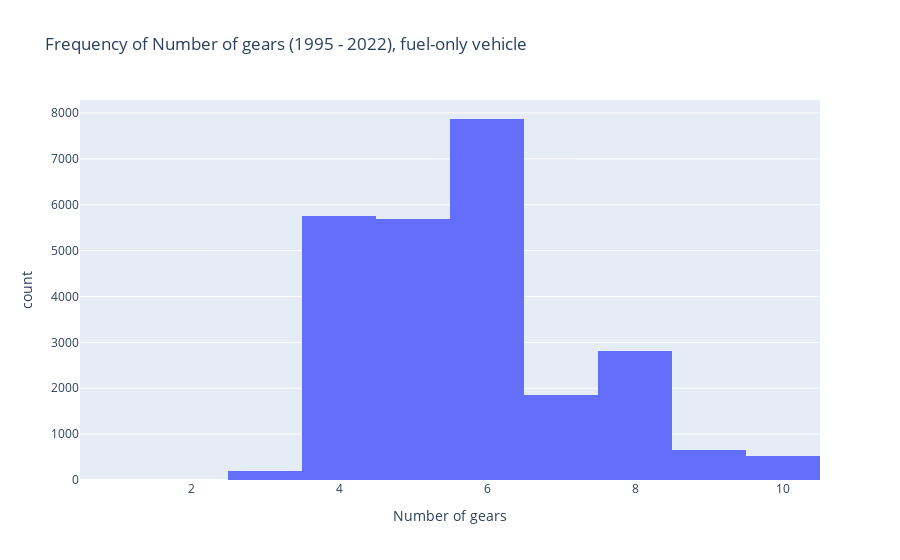

Here is the notebook cell this chart was saved with:
### Code cell
generate_count_plot("number_of_gears", "fuel-only")

### Figure 1 — Plotly figure (JSON) as saved in the notebook; plotly's stock layout.template omitted (floating-point values rounded to 4 significant figures; data arrays with more than 128 entries replaced by an {"elided": "..."} marker saying what was removed)
{"data": [{"alignmentgroup": "True", "bingroup": "x", "hovertemplate": "Number of gears=%{x}<br>count=%{y}<extra></extra>", "legendgroup": "", "marker": {"color": "#636efa", "pattern": {"shape": ""}}, "name": "", "offsetgroup": "", "orientation": "v", "showlegend": false, "type": "histogram", "x": {"elided": "26159 int values"}, "xaxis": "x", "yaxis": "y"}], "layout": {"barmode": "stack", "legend": {"tracegroupgap": 0}, "title": {"text": "Frequency of Number of gears (1995 - 2022), fuel-only vehicle"}, "xaxis": {"anchor": "y", "categoryorder": "total descending", "domain": [0, 1], "title": {"text": "Number of gears"}}, "yaxis": {"anchor": "x", "domain": [0, 1], "title": {"text": "count"}}}}
